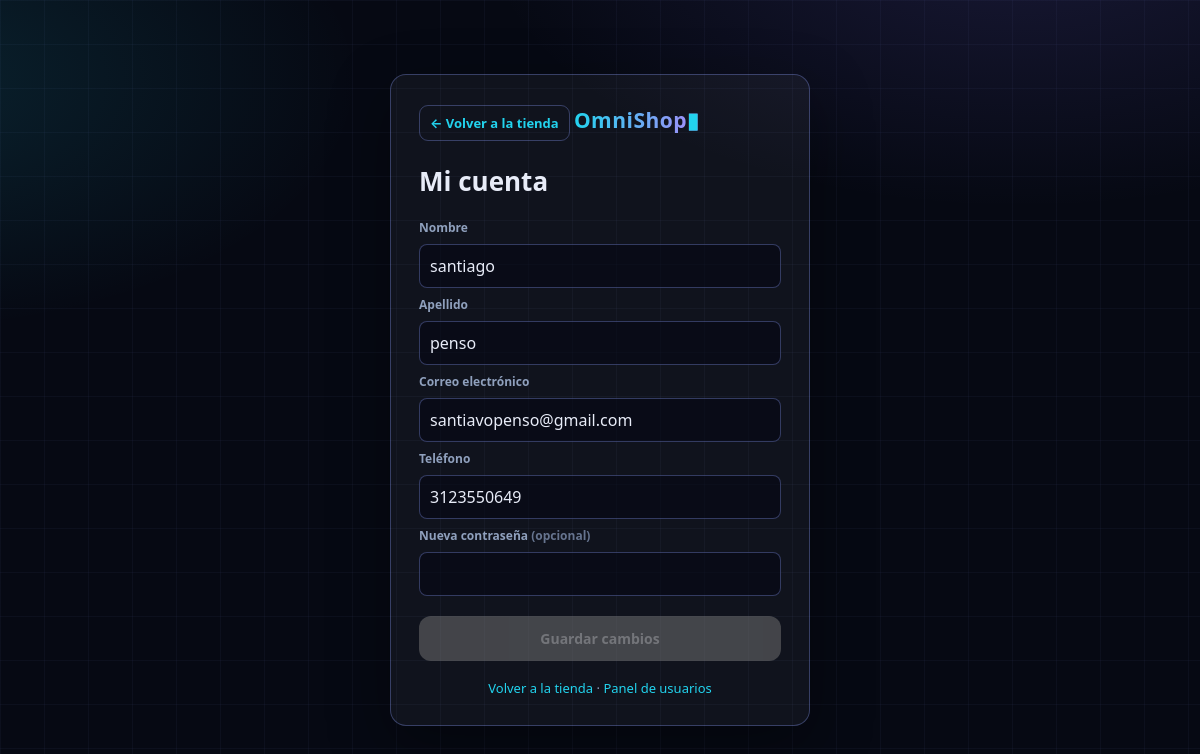
The app's page /perfil (signed in) with its own data.
### tables this page shows
CREATE TABLE usuarios (
            id INTEGER PRIMARY KEY AUTOINCREMENT,
            nombre TEXT NOT NULL,
            correo TEXT UNIQUE NOT NULL,
            contrasena TEXT NOT NULL
        , apellido TEXT NOT NULL DEFAULT '', email TEXT NOT NULL DEFAULT '', password TEXT NOT NULL DEFAULT '', telefono TEXT NOT NULL DEFAULT '', rol TEXT NOT NULL DEFAULT '');

### app.py (the view, shortened to what this page needs)
@app.route("/perfil", methods=["GET", "POST"])
@requiere_login
def perfil():
  conexion = conectar_db()
  usuario = conexion.execute(
    "SELECT id, nombre, apellido, email, telefono, rol FROM usuarios WHERE id = ?",
    (session["usuario_id"],),
  ).fetchone()
  if usuario is None:
    conexion.close()
    session.clear()
    return redirect(url_for("login"))
  error = None
  mensaje = None
  conexion.close()
  return render_template("perfil.html", usuario=usuario, error=error, mensaje=mensaje)

### app.py (called while the page is built)
def conectar_db():
  if USAR_POSTGRES:
    if psycopg2 is None:
      raise RuntimeError("psycopg2-binary no está instalado. Añádelo al requirements.txt para producción.")
    conexion = psycopg2.connect(DATABASE_URL, cursor_factory=RealDictCursor)
    conexion.autocommit = False
    return conexion
  conexion = sqlite3.connect("omnishop.db")
  conexion.row_factory = sqlite3.Row
  return conexion

def requiere_login(view):
  @wraps(view)
  def wrapped_view(*args, **kwargs):
    if "usuario_id" not in session:
      return jsonify({"error": "Debes iniciar sesión para consultar tus pedidos."}), 401
    return view(*args, **kwargs)
  return wrapped_view

### templates/perfil.html (shortened to what this page needs)
<!DOCTYPE html>
<html lang="es">
<head>
<link rel="stylesheet" href="{{ url_for('static', filename='style.css') }}">
</head>
<body>
<main class="auth-page"><section class="auth-box">
  <a class="profile-back" href="{{ url_for('index') }}" aria-label="Volver a la tienda">← Volver a la tienda</a>
  <a class="logo" href="{{ url_for('index') }}">OmniShop<b>▮</b></a><h1>Mi cuenta</h1>
  <form method="post" class="auth-form" id="perfil-form">
    <label for="nombre">Nombre</label><input id="nombre" name="nombre" value="{{ usuario.nombre }}" required>
    <label for="apellido">Apellido</label><input id="apellido" name="apellido" value="{{ usuario.apellido }}" required>
    <label for="email">Correo electrónico</label><input id="email" name="email" type="email" value="{{ usuario.email }}" required>
    <label for="telefono">Teléfono</label><input id="telefono" name="telefono" value="{{ usuario.telefono }}">
    <label for="password">Nueva contraseña <span class="muted-label">(opcional)</span></label><input id="password" name="password" type="password" minlength="6" autocomplete="new-password">
    <button class="checkout" id="guardar-cambios" type="submit" disabled>Guardar cambios</button>
  </form>
  <p class="auth-switch"><a href="{{ url_for('index') }}">Volver a la tienda</a> · {% if usuario.rol == 'admin' %}<a href="{{ url_for('admin_usuarios') }}">Panel de usuarios</a>{% endif %}</p>
</section></main>
</body>
</html>

### static/style.css (style rules this page uses)
:root { --bg:#060913; --bg2:#0a0f22; --panel:rgba(255,255,255,.045); --line:rgba(139,160,255,.18); --line2:rgba(139,160,255,.32); --txt:#e8ecf8; --mut:#8fa0bd; --dim:#66748f; --cyan:#22d3ee; --violet:#a78bfa; --green:#34d399; --amber:#fbbf24; --red:#fb7185; --grad:linear-gradient(90deg,#22d3ee,#7c6cf0); --font:'Segoe UI',system-ui,-apple-system,'Roboto',sans-serif; --mono:ui-monospace,'Cascadia Mono','JetBrains Mono',Consolas,monospace; }
* { box-sizing:border-box;margin:0;padding:0 }
html { scroll-behavior:smooth }
body { font-family:var(--font); background:var(--bg); color:var(--txt); min-height:100vh; overflow-x:hidden; background-image: radial-gradient(900px 480px at 85% -10%, rgba(124,108,240,.16), transparent 60%), radial-gradient(800px 420px at -10% 10%, rgba(34,211,238,.13), transparent 60%), linear-gradient(rgba(139,160,255,.045) 1px, transparent 1px), linear-gradient(90deg, rgba(139,160,255,.045) 1px, transparent 1px); background-size:auto,auto,44px 44px,44px 44px; }
a { color:var(--cyan);text-decoration:none }
.logo { font-size:21px;font-weight:800;letter-spacing:.5px;white-space:nowrap; background:linear-gradient(90deg,#22d3ee,#a78bfa);-webkit-background-clip:text;background-clip:text;color:transparent }
.logo b { color:var(--cyan);-webkit-text-fill-color:currentColor }
.checkout { width:100%;margin-top:12px;padding:13px;border:0;border-radius:12px;background:var(--grad); color:#04121a;font-size:14px;font-weight:800;cursor:pointer;transition:.2s;font-family:var(--font) }
.checkout:disabled { opacity:.5;cursor:not-allowed;background:#777;color:#d6d6d6;box-shadow:none;filter:none }
.auth-page { min-height:100vh;display:grid;place-items:center;padding:24px }
.auth-box { width:min(100%,420px);background:var(--panel);border:1px solid var(--line2);border-radius:16px;padding:28px;box-shadow:0 20px 60px rgba(0,0,0,.35) }
.auth-box h1 { font-size:26px;margin:22px 0 20px }
.profile-back { display:inline-flex;align-items:center;gap:6px;color:var(--cyan);font-size:13px;font-weight:700;margin-top:2px;padding:8px 10px;border:1px solid var(--line2);border-radius:9px;transition:.2s }
.auth-form { display:grid;gap:8px }
.auth-form label { color:var(--mut);font-size:12px;font-weight:700 }
.auth-form input,.auth-form textarea { width:100%;background:rgba(5,8,20,.6);border:1px solid var(--line2);border-radius:8px;color:var(--txt);font:inherit;padding:10px;resize:vertical }
.auth-switch { text-align:center;color:var(--mut);font-size:13px;margin-top:18px }
.muted-label { color:var(--dim);font-size:12px }

### records on screen
usuarios: nombre "santiago", apellido "penso", email "santiavopenso@gmail.com", telefono "3123550649"
